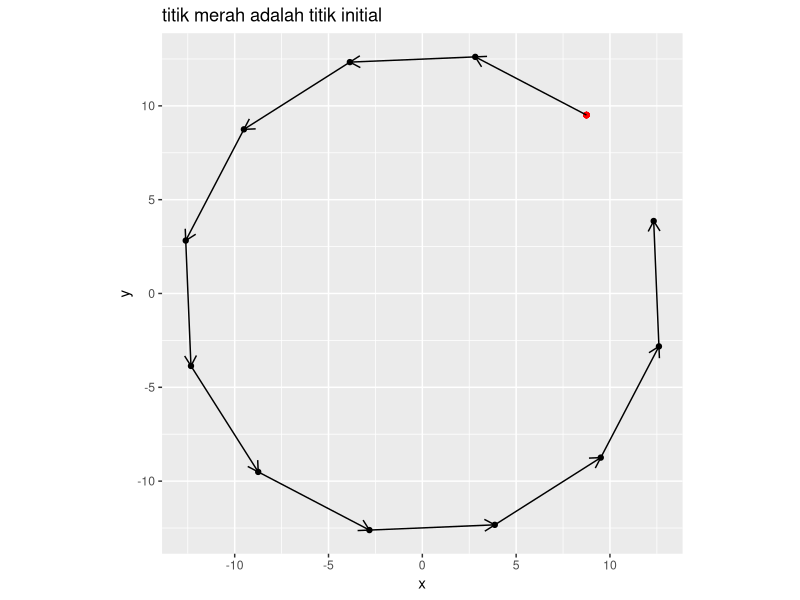
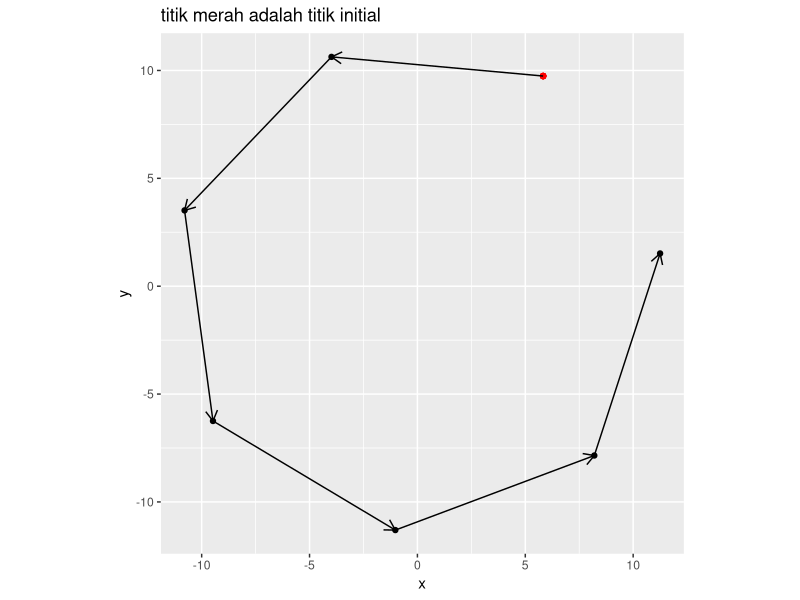
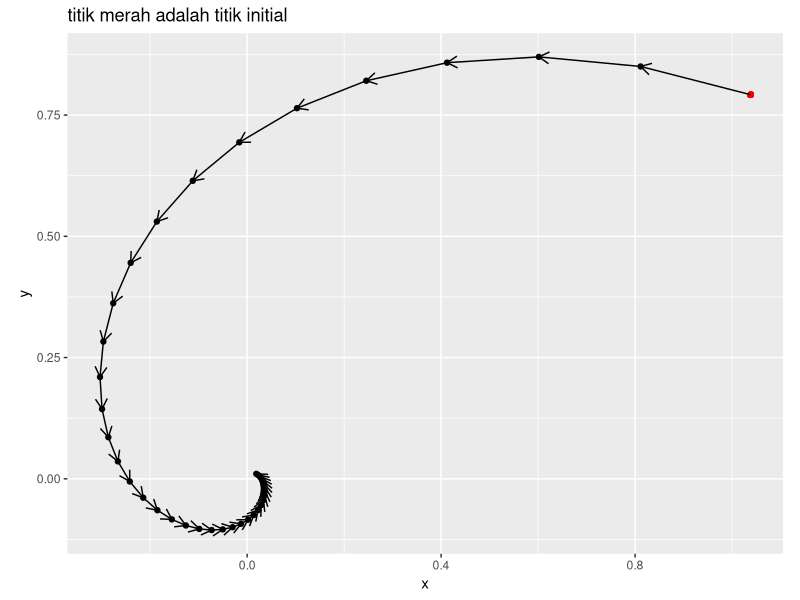
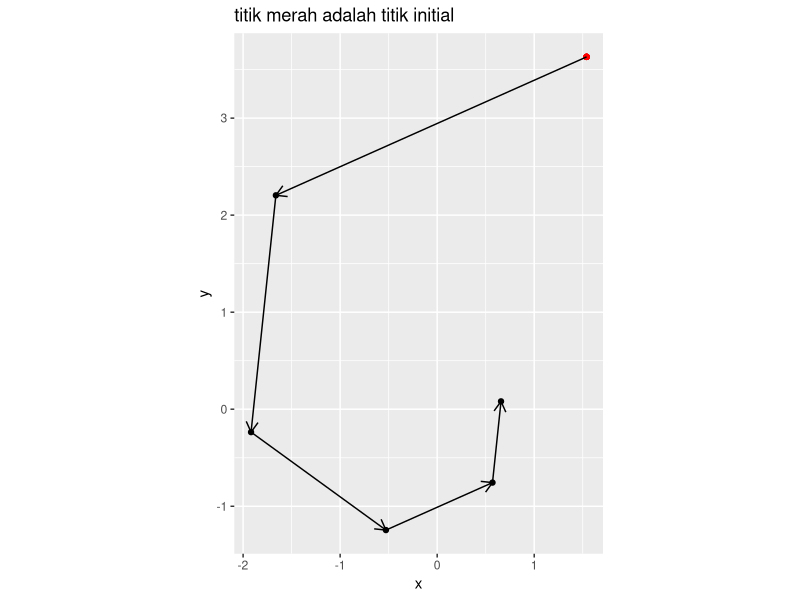
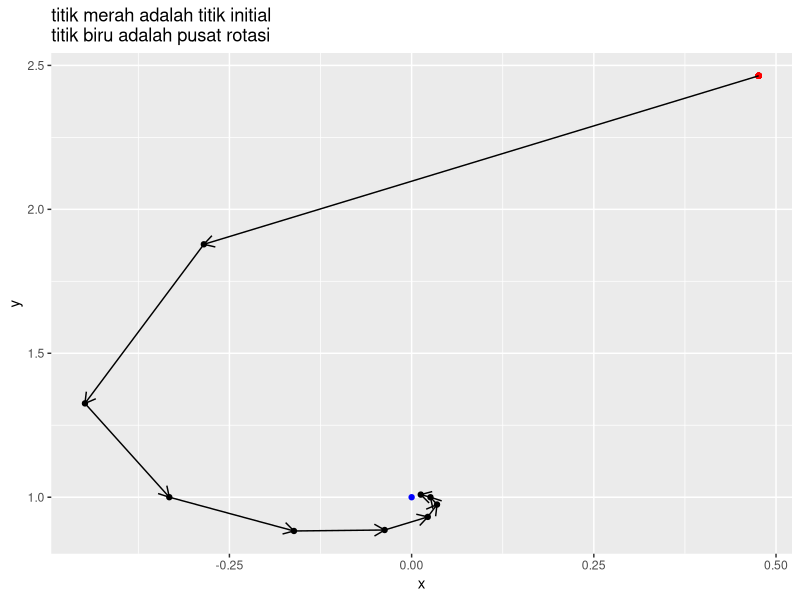
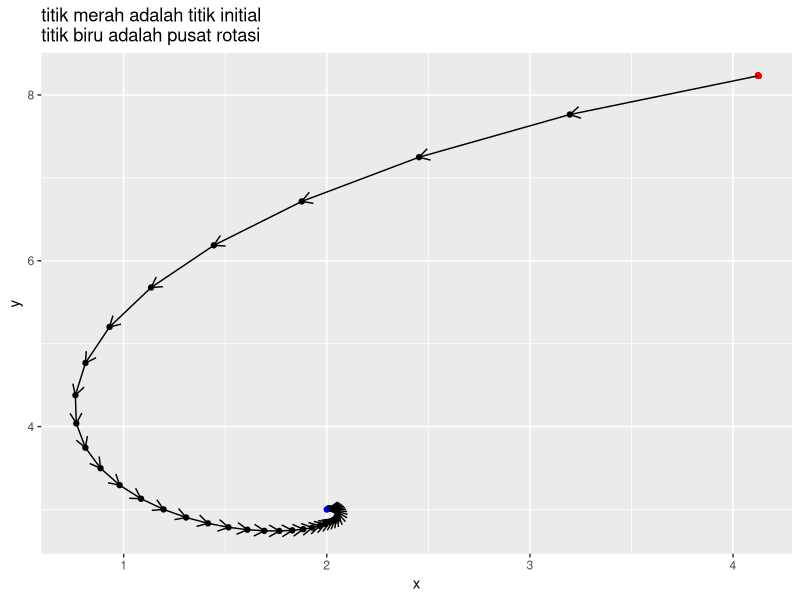

These charts were generated, in order, by the following R code:
## ---- chunk 1
knitr::opts_chunk$set(echo = TRUE)

library(dplyr)
library(tidyr)
library(ggplot2)
## ---- chunk 2
rm(list=ls())
# function untuk random titik
rand_titik = function(a,b){
  runif(2,a,b)
}
## ---- chunk 3
# mendefinisikan program
rotasi_kan = function(x0,rot){
  # menghitung theta
  theta = 2*pi/rot
  # definisi matriks rotasi
  A = matrix(c(cos(theta),-sin(theta),
             sin(theta),cos(theta)),
           ncol = 2,byrow = T)
  
  # membuat template
  temp = vector("list")
  temp[[1]] = x0
  # proses rotasi
  for(i in 2:rot){
    xk = A %*% x0
    temp[[i]] = xk
    x0 = xk
  }
  
  # membuat template data frame
  final = data.frame(x = rep(NA,rot),
                     y = rep(NA,rot))
  
  # gabung data dari list
  for(i in 1:rot){
    tempura = temp[[i]]
    final$x[i] = tempura[1]
    final$y[i] = tempura[2]
  }
  # membuat plot
  plot = 
    ggplot() +
    geom_point(aes(x,y),data = final) +
    geom_point(aes(x[1],y[1]),
               data = final,
               color = "red") +
    coord_equal() +
    labs(title = "titik merah adalah titik initial") 
  
  # enrich dengan garis panah
  panah = data.frame(
    x_start = final$x[1:(rot-1)],
    x_end = final$x[2:rot],
    y_start = final$y[1:(rot-1)],
    y_end = final$y[2:rot]
  )
  # menambahkan garis panah ke plot
  plot = 
    plot + 
    geom_segment(aes(x = x_start,
                 xend = x_end,
                 y = y_start,
                 yend = y_end),
                 data = panah,
                 arrow = arrow(length = unit(.3,"cm"))
                 )
  
  # menyiapkan output
  list("Grafik rotasi" = plot,
       "Titik-titik rotasi" = final)
  }
## ---- chunk 4
# uji coba
rot = 12 # berapa banyak rotasi
x0 = rand_titik(0,10) # generate random titik
rotasi_kan(x0,rot)
## ---- chunk 5
# uji coba
rot = 7 # berapa banyak rotasi
x0 = rand_titik(0,10) # generate random titik
rotasi_kan(x0,rot)
## ---- chunk 6
# mendefinisikan program
rotasi_konstraksi_kan = function(x0,rot,r){
  # menghitung theta
  theta = 2*pi/rot
  # definisi matriks rotasi
  A = matrix(c(cos(theta),-sin(theta),
             sin(theta),cos(theta)),
           ncol = 2,byrow = T)
  
  # membuat template
  temp = vector("list")
  temp[[1]] = x0
  # proses rotasi dan konstraksi
  for(i in 2:rot){
    xk = A %*% x0
    xk = r * xk
    temp[[i]] = xk
    x0 = xk
  }
  
  # membuat template data frame
  final = data.frame(x = rep(NA,rot),
                     y = rep(NA,rot))
  
  # gabung data dari list
  for(i in 1:rot){
    tempura = temp[[i]]
    final$x[i] = tempura[1]
    final$y[i] = tempura[2]
  }
  # membuat plot
  plot = 
    ggplot() +
    geom_point(aes(x,y),data = final) +
    geom_point(aes(x[1],y[1]),
               data = final,
               color = "red") +
    coord_equal() +
    labs(title = "titik merah adalah titik initial") 
  
  # enrich dengan garis panah
  panah = data.frame(
    x_start = final$x[1:(rot-1)],
    x_end = final$x[2:rot],
    y_start = final$y[1:(rot-1)],
    y_end = final$y[2:rot]
  )
  # menambahkan garis panah ke plot
  plot = 
    plot + 
    geom_segment(aes(x = x_start,
                 xend = x_end,
                 y = y_start,
                 yend = y_end),
                 data = panah,
                 arrow = arrow(length = unit(.3,"cm"))
                 )
  
  # menyiapkan output
  list("Grafik rotasi" = plot,
       "Titik-titik rotasi" = final)
  }
## ---- chunk 7
# uji coba
rot = 40 # berapa banyak rotasi
x0 = rand_titik(0,4) # generate random titik
r = .9
rotasi_konstraksi_kan(x0,rot,r)
## ---- chunk 8
# uji coba
rot = 6 # berapa banyak rotasi
x0 = rand_titik(0,4) # generate random titik
r = .7
rotasi_konstraksi_kan(x0,rot,r)
## ---- chunk 9
# mendefinisikan program
rotasi_konstraksi_pusat_kan = function(x0,rot,r,x_bin){
  # pusat rotasi
  pusat = x_bin
  # menghitung theta
  theta = 2*pi/rot
  # definisi matriks rotasi
  A = matrix(c(cos(theta),-sin(theta),
             sin(theta),cos(theta)),
           ncol = 2,byrow = T)
  
  # membuat template
  temp = vector("list")
  temp[[1]] = x0
  # proses rotasi dan konstraksi
  for(i in 2:rot){
    xk = A %*% (x0-pusat) # diputar dengan x_bin sebagai pusat
    xk = pusat + (r * xk)
    temp[[i]] = xk
    x0 = xk
  }
  
  # membuat template data frame
  final = data.frame(x = rep(NA,rot),
                     y = rep(NA,rot))
  
  # gabung data dari list
  for(i in 1:rot){
    tempura = temp[[i]]
    final$x[i] = tempura[1]
    final$y[i] = tempura[2]
  }
  # membuat plot
  plot = 
    ggplot() +
    geom_point(aes(x,y),data = final) +
    geom_point(aes(x[1],y[1]),
               data = final,
               color = "red") +
    geom_point(aes(x = pusat[1],
		   y = pusat[2]),
	       color = "blue") +
    labs(title = "titik merah adalah titik initial\ntitik biru adalah pusat rotasi") 
  
  # enrich dengan garis panah
  panah = data.frame(
    x_start = final$x[1:(rot-1)],
    x_end = final$x[2:rot],
    y_start = final$y[1:(rot-1)],
    y_end = final$y[2:rot]
  )
  # menambahkan garis panah ke plot
  plot = 
    plot + 
    geom_segment(aes(x = x_start,
                 xend = x_end,
                 y = y_start,
                 yend = y_end),
                 data = panah,
                 arrow = arrow(length = unit(.3,"cm"))
                 )
  
  # menyiapkan output
  list("Grafik rotasi" = plot,
       "Titik-titik rotasi" = final)
  }
## ---- chunk 10
# uji coba
rot = 10 # berapa banyak rotasi
x0 = rand_titik(0,4) # generate random titik
x_bintang = c(0,1) # contoh pusat rotasi
r = .6
rotasi_konstraksi_pusat_kan(x0,rot,r,x_bintang)
## ---- chunk 11
# uji coba
rot = 45 # berapa banyak rotasi
x0 = rand_titik(0,10) # generate random titik
x_bintang = c(2,3) # contoh pusat rotasi
r = .87
rotasi_konstraksi_pusat_kan(x0,rot,r,x_bintang)
